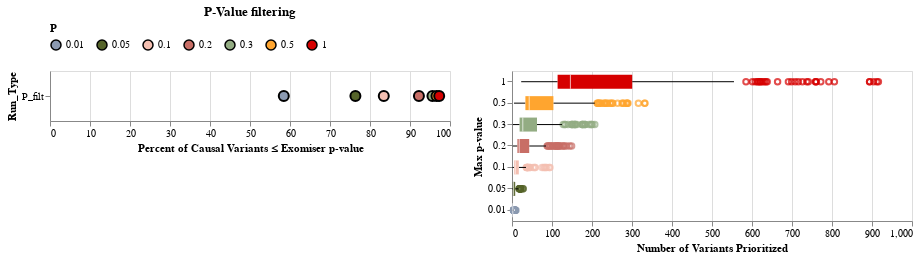

Source (notebook cell):
### Code cell
gs_exomiser = alt.hconcat(gs_exomiser_pvals, gs_exomiser_box_plot).resolve_scale(color='independent')
gs_exomiser

### Figure 1 — Vega-Lite specification as saved in the notebook (floating-point values rounded to 4 significant figures; data arrays with more than 128 entries replaced by an {"elided": "..."} marker saying what was removed)
{"config": {"view": {"continuousWidth": 300, "continuousHeight": 300}}, "hconcat": [{"data": {"name": "data-ac8e028a6d71d01369261c292063ba75"}, "mark": {"type": "circle", "filled": true, "opacity": 1, "size": 100, "stroke": "black"}, "encoding": {"color": {"field": "P", "legend": {"direction": "horizontal", "orient": "top"}, "scale": {"domain": [0.01, 0.05, 0.1, 0.2, 0.3, 0.5, 1], "range": ["#8c9ab1", "#56642a", "#f4bfb1", "#c86e66", "#93ac83", "#ffa52f", "#d60000"]}, "sort": "-x", "type": "nominal"}, "tooltip": [{"field": "Run_Type", "type": "nominal"}, {"field": "Num_Variants", "type": "quantitative"}, {"field": "Percent_Variants", "type": "quantitative"}, {"field": "P", "type": "quantitative"}], "x": {"field": "Percent_Variants", "scale": {"domain": [0, 100]}, "title": "Percent of Causal Variants ≤ Exomiser p-value", "type": "quantitative"}, "y": {"field": "Run_Type", "type": "nominal"}}, "height": 50, "title": "P-Value filtering", "width": 400}, {"data": {"name": "data-9d8e813e09872349d20f367e9ec650fc"}, "mark": {"type": "boxplot"}, "encoding": {"color": {"field": "Threshold", "legend": null, "scale": {"domain": [1, 0.5, 0.3, 0.2, 0.1, 0.05, 0.01], "range": ["#d60000", "#ffa52f", "#93ac83", "#c86e66", "#f4bfb1", "#56642a", "#8c9ab1"]}, "sort": [1, 0.5, 0.3, 0.2, 0.1, 0.05, 0.01], "type": "nominal"}, "x": {"field": "Num_Variants", "title": "Number of Variants Prioritized", "type": "quantitative"}, "y": {"field": "Threshold", "sort": [1, 0.5, 0.3, 0.2, 0.1, 0.05, 0.01], "title": "Max p-value", "type": "nominal"}}, "height": 150, "width": 400}], "resolve": {"scale": {"color": "independent"}}, "$schema": "https://vega.github.io/schema/vega-lite/v5.17.0.json", "datasets": {"data-ac8e028a6d71d01369261c292063ba75": [{"Run_Type": "P_filt", "P": 0.01, "Num_Variants": 173, "Percent_Variants": 58.45}, {"Run_Type": "P_filt", "P": 0.05, "Num_Variants": 226, "Percent_Variants": 76.35}, {"Run_Type": "P_filt", "P": 0.1, "Num_Variants": 247, "Percent_Variants": 83.45}, {"Run_Type": "P_filt", "P": 0.2, "Num_Variants": 273, "Percent_Variants": 92.23}, {"Run_Type": "P_filt", "P": 0.3, "Num_Variants": 283, "Percent_Variants": 95.61}, {"Run_Type": "P_filt", "P": 0.5, "Num_Variants": 286, "Percent_Variants": 96.62}, {"Run_Type": "P_filt", "P": 1.0, "Num_Variants": 288, "Percent_Variants": 97.3}], "data-9d8e813e09872349d20f367e9ec650fc": {"elided": "1617 records"}}}
